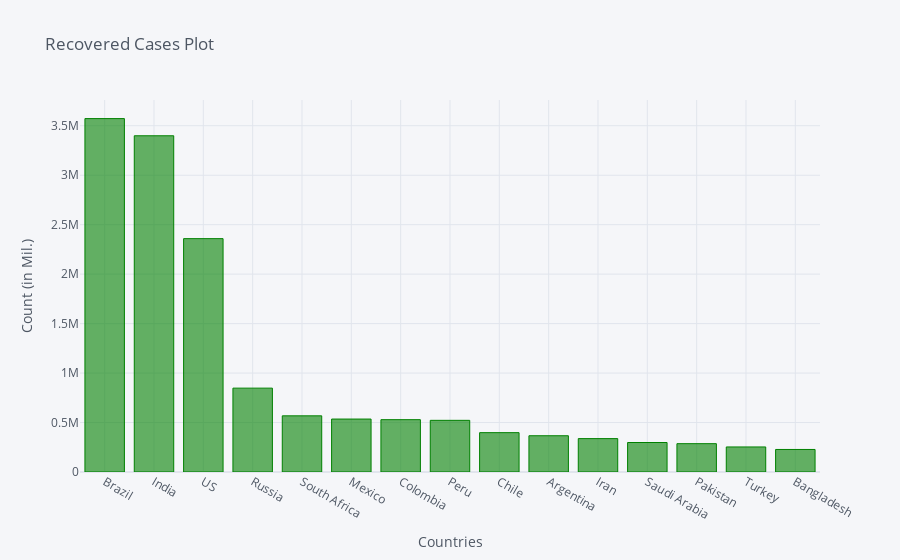

Write notebook code for a chart like this one.
### Code cell
recovered_df2_plot.iplot(kind='bar', x='Country/Region', y='9/8/20',color='green',
                         title='Recovered Cases Plot',xTitle='Countries',yTitle='Count (in Mil.)')

### Figure 1 — Plotly figure (JSON) as saved in the notebook; plotly's stock layout.template omitted (floating-point values rounded to 4 significant figures)
{"data": [{"marker": {"color": "rgba(0, 128, 0, 0.6)", "line": {"color": "rgba(0, 128, 0, 1.0)", "width": 1}}, "name": "9/8/20", "orientation": "v", "text": "", "type": "bar", "x": ["Brazil", "India", "US", "Russia", "South Africa", "Mexico", "Colombia", "Peru", "Chile", "Argentina", "Iran", "Saudi Arabia", "Pakistan", "Turkey", "Bangladesh"], "y": [3572421, 3398844, 2359111, 847746, 567729, 535141, 529017, 522251, 397730, 366590, 337414, 298246, 286506, 253245, 227809]}], "layout": {"legend": {"bgcolor": "#F5F6F9", "font": {"color": "#4D5663"}}, "paper_bgcolor": "#F5F6F9", "plot_bgcolor": "#F5F6F9", "title": {"font": {"color": "#4D5663"}, "text": "Recovered Cases Plot"}, "xaxis": {"gridcolor": "#E1E5ED", "showgrid": true, "tickfont": {"color": "#4D5663"}, "title": {"font": {"color": "#4D5663"}, "text": "Countries"}, "zerolinecolor": "#E1E5ED"}, "yaxis": {"gridcolor": "#E1E5ED", "showgrid": true, "tickfont": {"color": "#4D5663"}, "title": {"font": {"color": "#4D5663"}, "text": "Count (in Mil.)"}, "zerolinecolor": "#E1E5ED"}}}
